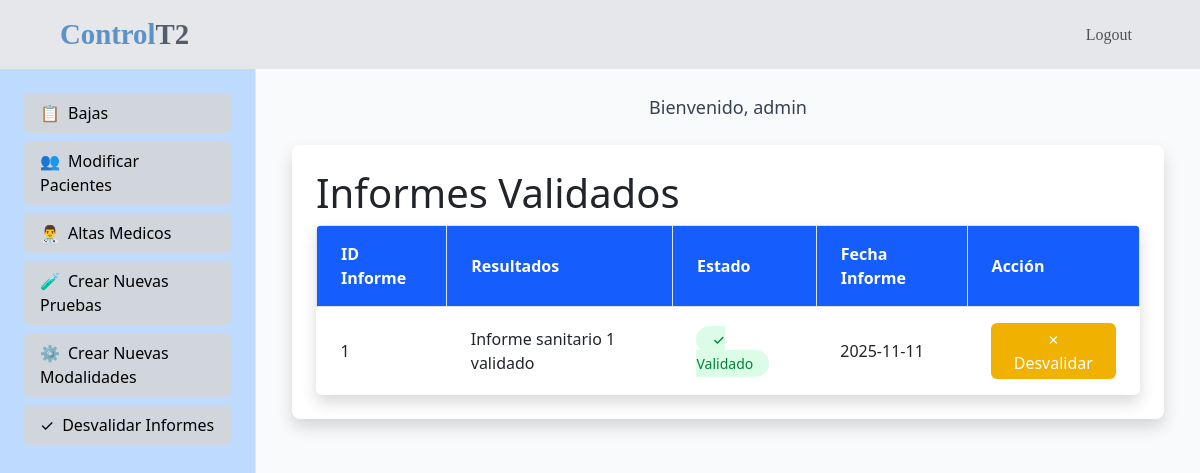
Page /Controlador/administrador/index.php?action=desvalidarInformes (signed in) on the earlier database version.
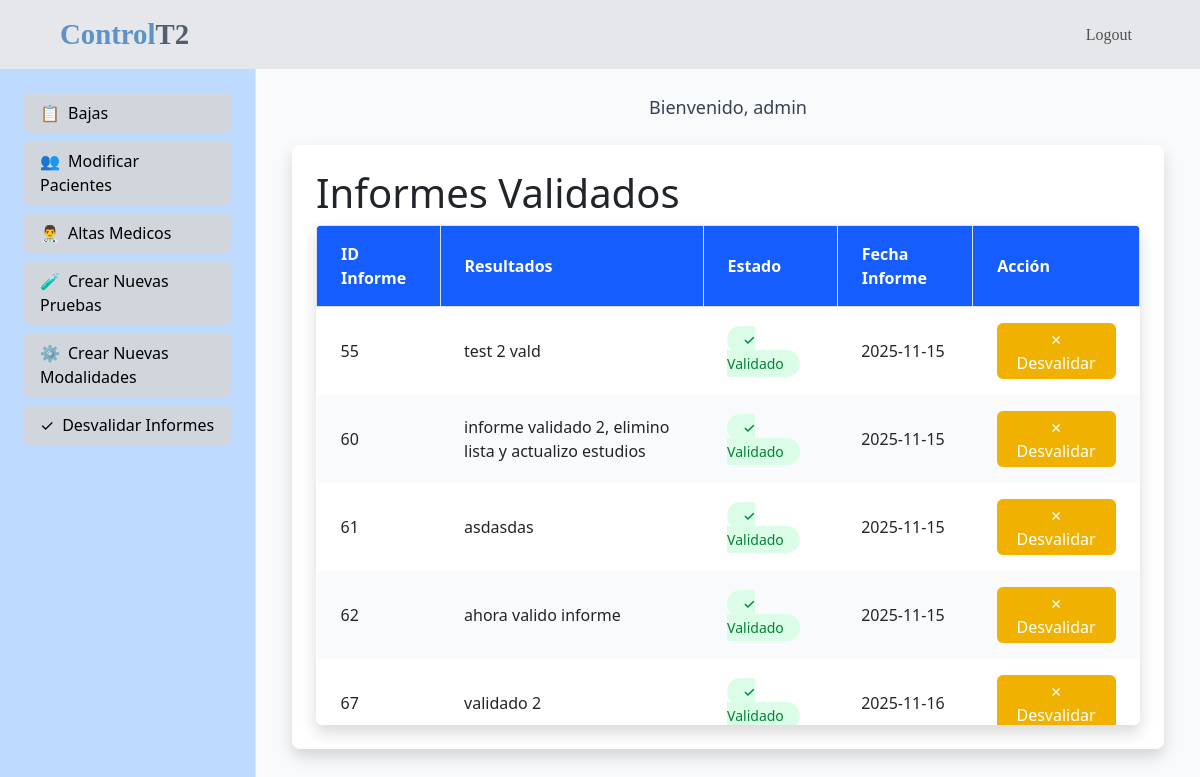
Same page on the later database version.
### tables this page shows
CREATE TABLE `informes` (
  `id_informe` int(11) NOT NULL,
  `resultados` varchar(500) NOT NULL,
  `Validado` tinyint(1) NOT NULL,
  `f_informe` date NOT NULL
);

### Utilidades/funcionesadmin.php (called while the page is built, shortened)
<?php
function desvalidarInformes()
{
    require_once(__DIR__.'/../Vista/administrador/desvalidarInformes.php');
}
?>

### Controlador/administrador/index.php (called while the page is built, shortened)
<?php
include(__DIR__.'/../../Utilidades/funcionesadmin.php');
require_once(__DIR__.'/../../Vista/administrador/admin.php');
?>

### Modelo/class.db.php (called while the page is built, shortened)
<?php
    class db{
        private $conn;
        public function __construct(){
            $this->conn = new mysqli("localhost", USUARIO_CON, PSW_CON, "controlt2_ok");
            $this->conn->set_charset("utf8");
        }
        public function getConn() {
            return $this->conn;
        }
    }
?>

### Modelo/class.admin.php (called while the page is built, shortened)
<?php
require_once('class.db.php');
class admin
{
        public $conn;
        public function __construct(){
            $this->db = new db();
            $this->conn = $this->db->getConn();
        }
function getInforme()
{
    $sent = "SELECT id_informe,resultados,Validado,f_informe FROM informes";
    $cons = $this->conn->prepare($sent);
    $cons->execute();
    $cons->bind_result($id_informe, $resultados, $Validado, $f_informe);
    $result = array();
    while ($cons->fetch()) {
        $result[] = array($id_informe, $resultados, $Validado, $f_informe);
    }
    return $result;
}
}
?>

### Vista/administrador/desvalidarInformes.php (the view, shortened to what this page needs)
<div class="max-w-6xl mx-auto">
    <h1 class="text-3xl font-bold mb-6">Informes Validados</h1>
    <div class="bg-white rounded shadow overflow-hidden">
        <div class="overflow-y-auto" style="max-height:500px;">
            <table class="min-w-full table-fixed border-collapse">
                <thead>
                    <tr class="bg-blue-600 text-white text-left">
                        <th class="sticky top-0 px-4 py-3 border">ID Informe</th>
                        <th class="sticky top-0 px-4 py-3 border">Resultados</th>
                        <th class="sticky top-0 px-4 py-3 border">Estado</th>
                        <th class="sticky top-0 px-4 py-3 border">Fecha Informe</th>
                        <th class="sticky top-0 px-4 py-3 border">Acción</th>
                    </tr>
                </thead>
                <tbody>
                    <?php
                    $modelPath = __DIR__ . '/../../Modelo/class.admin.php';
                    $informes = [];
                    if (file_exists($modelPath)) {
                        $model = new admin();
                        $todosInformes = $model->getInforme() ?? [];
                        foreach ($todosInformes as $inf) {
                            if ($inf[2] == 1) {
                                $informes[] = $inf;
                            }
                        }
                    }
                    ?>
                    <?php if (!empty($informes)): ?>
                        <?php foreach ($informes as $informe): ?>
                            <tr class="even:bg-gray-50 hover:bg-gray-100 border-b">
                                <td class="px-4 py-3"><?php echo htmlspecialchars($informe[0] ?? ''); ?></td>
                                <td class="px-4 py-3"><?php echo htmlspecialchars($informe[1] ?? ''); ?></td>
                                <td class="px-4 py-3">
                                    <span class="px-3 py-1 bg-green-100 text-green-700 rounded-full text-sm font-medium">
                                        ✓ Validado
                                    </span>
                                </td>
                                <td class="px-4 py-3"><?php echo htmlspecialchars($informe[3] ?? ''); ?></td>
                                <td class="px-4 py-3">
                                    <form action="?action=desvalidarInformes" method="post" style="display:inline;">
                                        <button type="submit" name="confirmar"
                                                class="bg-yellow-500 hover:bg-yellow-600 text-white px-3 py-1 rounded text-sm transition"
                                                onclick="return confirm('¿Desvalidar este informe?');">
                                            ✗ Desvalidar
                                        </button>
                                    </form>
                                </td>
                            </tr>
                        <?php endforeach; ?>
                    <?php endif; ?>
                </tbody>
            </table>
        </div>
    </div>
</div>

Differences in the rows shown:
no longer on this page (row edited): informes: id_informe "1", resultados "Informe sanitario 1 validado", f_informe "2025-11-11"
added informes: id_informe "55", resultados "test 2 vald", f_informe "2025-11-15"
added informes: id_informe "60", resultados "informe validado 2, elimino lista y actualizo estudios", f_informe "2025-11-15"
added informes: id_informe "61", resultados "asdasdas", f_informe "2025-11-15"
added informes: id_informe "62", resultados "ahora valido informe", f_informe "2025-11-15"
added informes: id_informe "67", resultados "validado 2", f_informe "2025-11-16"
